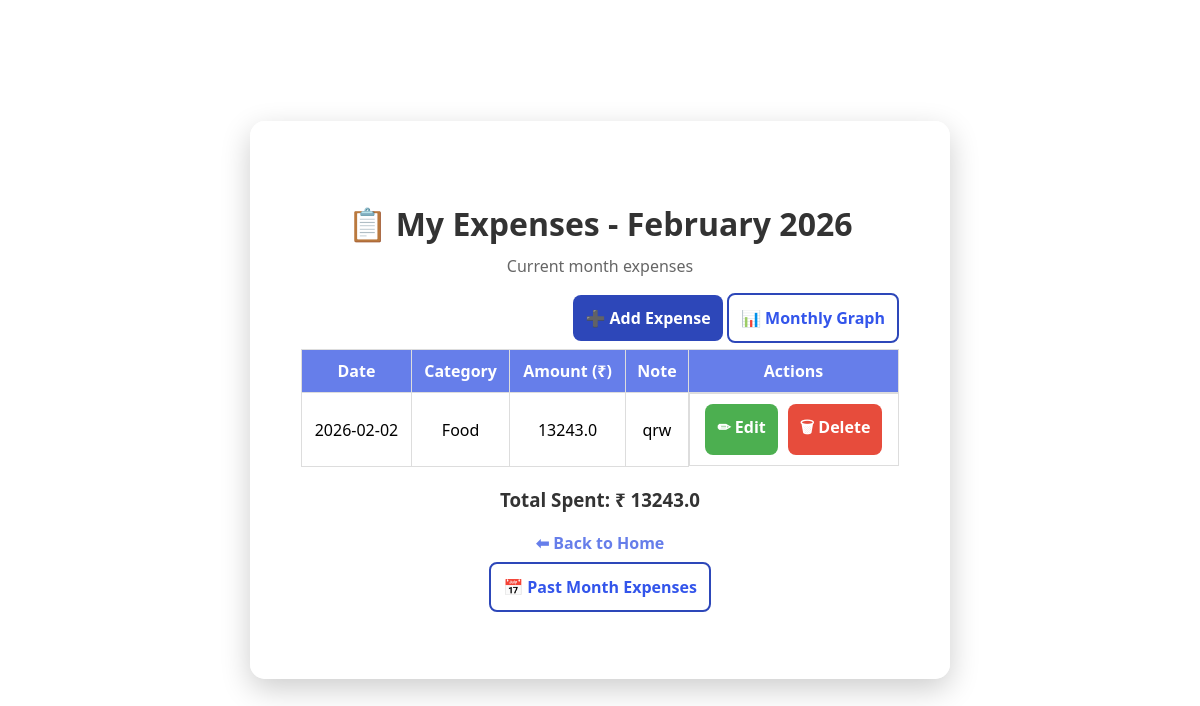
The app's page /expenses (signed in), older data.
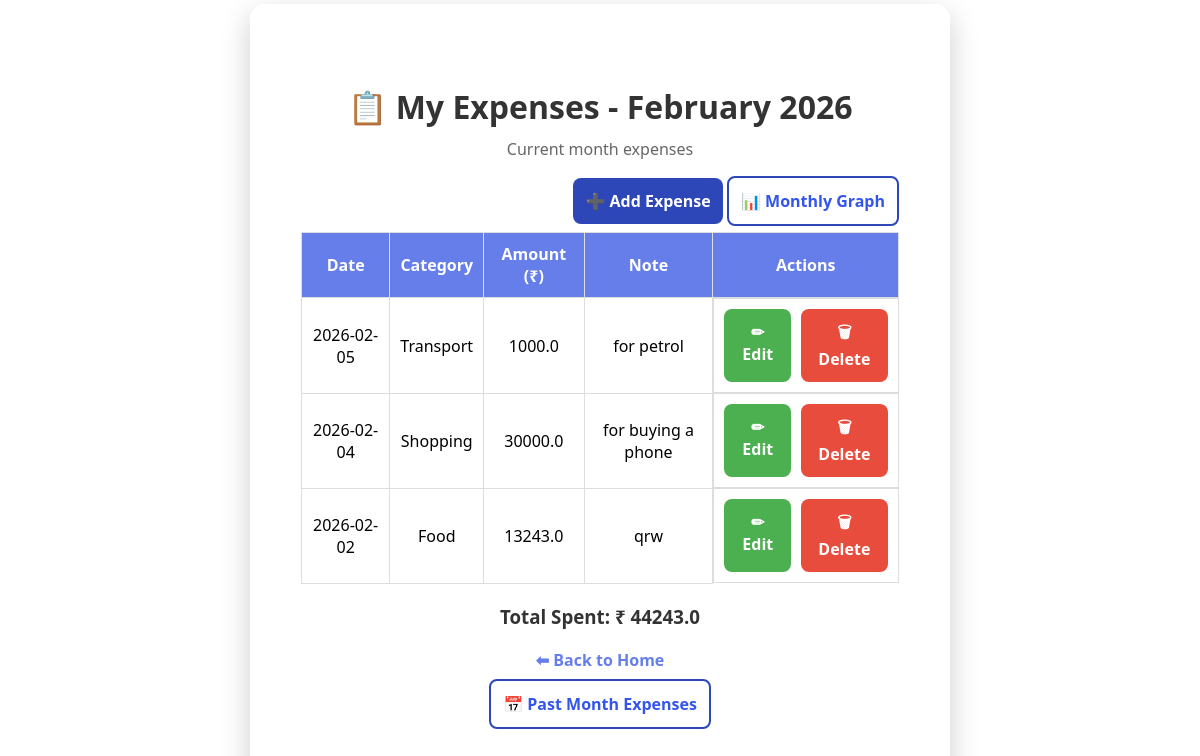
The same page, newer data.
### tables this page shows
CREATE TABLE expenses (
            id INTEGER PRIMARY KEY AUTOINCREMENT,
            username TEXT NOT NULL,
            amount REAL NOT NULL,
            category TEXT NOT NULL,
            date TEXT NOT NULL,
            note TEXT
        );

### app.py (the view)
@app.route("/expenses")
def view_expenses():
    if "user" not in session:
        return redirect("/login")
    username = session["user"]
    today = datetime.today()
    first_day = today.replace(day=1)
    if today.month == 12:
        last_day = today.replace(year=today.year + 1, month=1, day=1) - timedelta(days=1)
    else:
        last_day = today.replace(month=today.month + 1, day=1) - timedelta(days=1)
    conn = get_db_connection()
    expenses = conn.execute("""
        SELECT * FROM expenses
        WHERE username = ? AND date BETWEEN ? AND ?
        ORDER BY date DESC
    """, (
        username,
        first_day.strftime("%Y-%m-%d"),
        last_day.strftime("%Y-%m-%d")
    )).fetchall()
    conn.close()
    total = sum(expense["amount"] for expense in expenses)
    month_name = today.strftime("%B %Y")
    return render_template(
        "view_expenses.html",
        expenses=expenses,
        total=total,
        month=month_name
    )

### app.py (called while the page is built)
def get_db_connection():
    conn = sqlite3.connect("expenses.db")
    conn.row_factory = sqlite3.Row
    return conn

### templates/view_expenses.html (shortened to what this page needs)
<!DOCTYPE html>
<html lang="en">
<head>
    <link rel="stylesheet" href="{{ url_for('static', filename='style.css') }}">
</head>
<body>
<div class="container" style="width: 700px;">
    <h1>📋 My Expenses - {{ month }}</h1>
    <p class="subtitle">Current month expenses</p>
    <div style="text-align: right; margin-bottom: 20px;">
        <a href="{{ url_for('add_expense') }}" class="btn primary">➕ Add Expense</a>
        <a href="{{ url_for('monthly_graph') }}" class="btn secondary">📊 Monthly Graph</a>
    </div>
    {% if expenses %}
    <table class="expense-table">
        <thead>
            <tr>
                <th>Date</th>
                <th>Category</th>
                <th>Amount (₹)</th>
                <th>Note</th>
                <th>  Actions  </th>
            </tr>
        </thead>
        <tbody>
            {% for expense in expenses %}
            <tr>
                <td>{{ expense.date }}</td>
                <td>{{ expense.category }}</td>
                <td>{{ expense.amount }}</td>
                <td>{{ expense.note or "-" }}</td>
                <td class="action-buttons">
                    <a href="{{ url_for('edit_expense', expense_id=expense.id) }}"
                       class="btn edit">✏ Edit</a>
                    <a href="{{ url_for('delete_expense', expense_id=expense.id) }}"
                       class="btn delete"
                       onclick="return confirm('Are you sure you want to delete this expense?');">
                       🗑 Delete
                    </a>
                </td>
            </tr>
            {% endfor %}
        </tbody>
    </table>
    <h3 class="total">Total Spent: ₹ {{ total }}</h3>
    {% else %}
        <p>No expenses added for this month yet.</p>
    {% endif %}
    <a href="/" class="back-link">⬅ Back to Home</a><br><br>
    <a href="{{ url_for('past_month_expenses') }}" class="btn secondary">📅 Past Month Expenses</a>
</div>
</body>
</html>

Row changes from the older to the newer data that the page shows:
added expenses: date "2026-02-05", category "Transport", amount "1000.0", note "for petrol"
added expenses: date "2026-02-04", category "Shopping", amount "30000.0", note "for buying a phone"
Text that changed along with them:
{{ total }}: "13243.0" → "44243.0"
